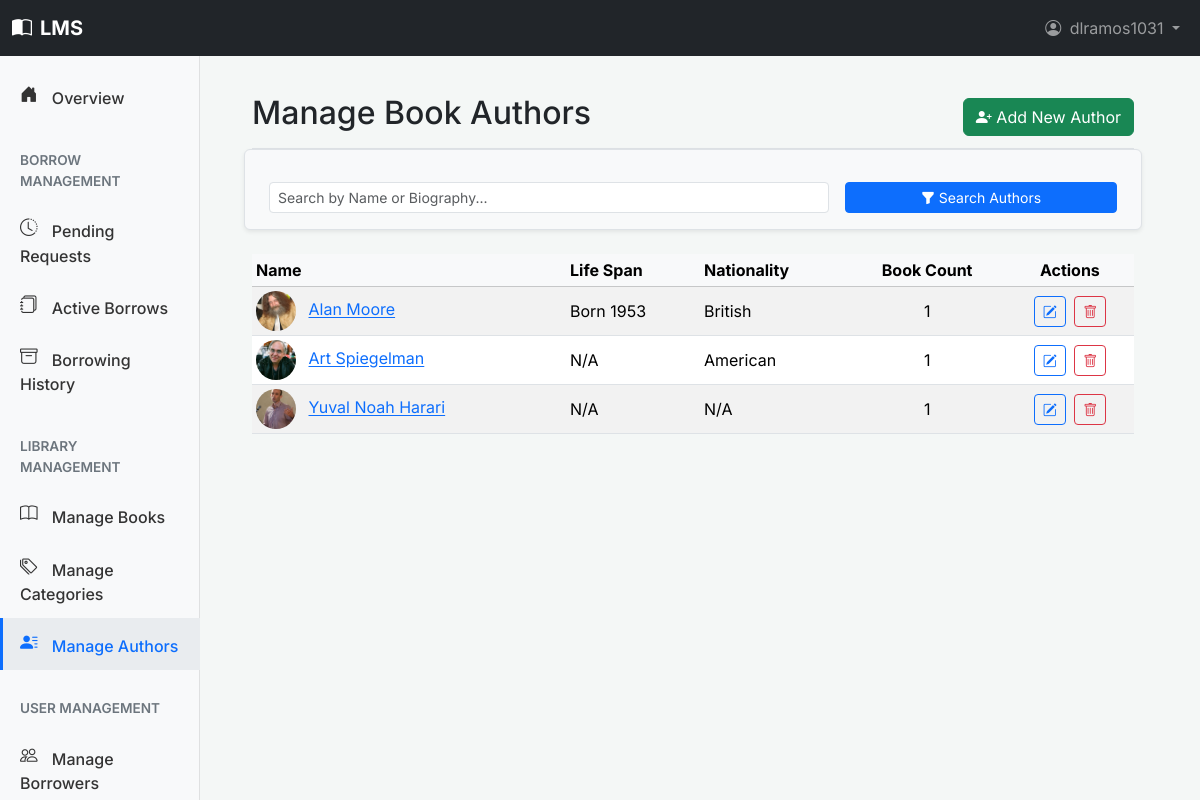
Page /dashboard/authors/ (signed in) on the committed database.
### users/models.py (models this page shows, shortened)
class CustomUser(AbstractUser):
    middle_initial = models.CharField(
        _('middle initial'),
        max_length=10,
        blank=True,
        null=True,
        help_text=_("User's middle initial (optional)")
    )
    suffix = models.CharField(
        _('suffix'),
        max_length=10,
        blank=True,
        null=True,
        help_text=_("e.g., Jr., Sr., III (optional)")
    )
    ROLE_CHOICES = (
        ('BORROWER', _('Borrower')),    # For students and other general library users
        ('LIBRARIAN', _('Librarian')),  # For library staff managing books and circulation
        ('ADMIN', _('Administrator')),  # For system administrators with full access
    )
    role = models.CharField(
        _('role'),
        max_length=20,
        choices=ROLE_CHOICES,
        default='BORROWER',
        help_text=_('The primary role of this user within the library system')
    )
    borrower_id_label = models.CharField(
        _('borrower ID label'),
        max_length=50,
        default="Library ID",
        help_text=_("Label for the borrower's unique identifier (e.g., Student ID, Library Card No.)")
    )
    borrower_id_value = models.CharField(
        _('borrower ID value'),
        max_length=50,
        unique=True,
        null=True,
        blank=True,
        help_text=_("The borrower's unique library identifier value (e.g., 'S12345', 'LC00789')")
    )
    physical_address = models.TextField(
        _('physical address'),
        blank=True,
        null=True,
        help_text=_("Borrower's physical mailing address (optional)")
    )
    birth_date = models.DateField(
        _('birth date'),
        null=True,
        blank=True,
        help_text=_("Borrower's date of birth (optional)")
    )
    phone_number = models.CharField(
        _('phone number'),
        max_length=20,
        blank=True,
        null=True,
        help_text=_("Borrower's contact phone number (optional)")
    )
    profile_picture = models.ImageField(
        _("Profile Picture"),
        upload_to='profile_pics/',
        blank=True,
        null=True,
        help_text=_("Upload a profile picture (optional).")
    )
    BORROWER_TYPE_CHOICES = (
        ('STUDENT', _('Student')),                  # Full-time students
        ('FACULTY', _('Faculty')),                  # Faculty members
        ('STAFF_MEMBER', _('Staff Member')),        # University staff (non-faculty) who are borrowers
        ('ALUMNI', _('Alumni')),                    # Former students who are still borrowers
        ('COMMUNITY', _('Community Member')),       # Other verified local borrowers
        ('OTHER', _('Other Verified Borrower')),    # Other verified borrowers (e.g., local residents, non-student/faculty)
    )
    borrower_type = models.CharField(
        _('borrower type'),
        max_length=30,
        choices=BORROWER_TYPE_CHOICES,
        null=True,
        blank=True,
        help_text=_('Category of the borrower, e.g., Student, Faculty (used if role is Borrower)')
    )
    groups = models.ManyToManyField(
        'auth.Group',
        verbose_name=_('groups'),
        blank=True,
        help_text=_(
            'The groups this user belongs to. A user will get all permissions '
            'granted to each of their groups.'
        ),
        related_name="customuser_groups",
        related_query_name="customuser",
    )
    user_permissions = models.ManyToManyField(
        'auth.Permission',
        verbose_name=_('user permissions'),
        blank=True,
        help_text=_('Specific permissions for this user.'),
        related_name="customuser_permissions",
        related_query_name="customuser",
    )
    class Meta:
        verbose_name = _('User')
        verbose_name_plural = _('Users')
        ordering = ['last_name', 'first_name']

### books/models.py (models this page shows, shortened)
class Author(models.Model):
    name = models.CharField(
        max_length=200,
        help_text=_("Enter the author's full name (e.g., J.R.R. Tolkien)")
    )
    biography = models.TextField(
        blank=True,
        null=True,
        help_text=_("A short biography of the author (optional)")
    )
    date_of_birth = models.DateField(
        _("Date of Birth"), # Changed to use verbose_name directly
        null=True,
        blank=True,
        help_text=_("Author's date of birth (optional)")
    )
    date_of_death = models.DateField(
        _("Date of Death"),
        null=True,
        blank=True,
        help_text=_("Author's date of death, if applicable (optional)")
    )
    nationality = models.CharField(
        _("Nationality"),
        max_length=100,
        blank=True,
        null=True,
        help_text=_("Author's nationality (e.g., British, American) (optional)")
    )
    alternate_names = models.CharField(
        _("Alternate Names"),
        max_length=500, # Increased length for potentially multiple names
        blank=True,
        null=True,
        help_text=_("Other names the author is known by, separated by commas (e.g., pen names, maiden names) (optional)")
    )
    author_website = models.URLField(
        _("Author Website"),
        blank=True,
        null=True,
        help_text=_("A link to the author's official website or a relevant resource page (optional)")
    )
    author_photo = models.ImageField(
        _("Author Photo"),
        upload_to='author_photos/',
        blank=True,
        null=True,
        help_text=_("A photo of the author (optional).")
    )
    class Meta:
        ordering = ['name']
        verbose_name = _('Author')
        verbose_name_plural = _('Authors')
    def get_life_span(self):
        if self.date_of_birth:
            birth_year = self.date_of_birth.year
            if self.date_of_death:
                death_year = self.date_of_death.year
                return f"{birth_year}–{death_year}"
            return f"Born {birth_year}"
        return "N/A"
    get_life_span.short_description = _('Life Span')

### books/views.py (the view)
# urls.py: path('dashboard/authors/', views.StaffAuthorListView.as_view(), name='dashboard_author_list'),
class StaffAuthorListView(StaffRequiredMixin, ListView):
    model = Author
    template_name = 'books/dashboard/book_management/author_list.html'
    context_object_name = 'authors'
    paginate_by = 20
    def get_queryset(self):
        queryset = super().get_queryset()
        search_term = self.request.GET.get('search', '').strip()
        if search_term:
            queryset = queryset.filter(
                Q(name__icontains=search_term) |
                Q(biography__icontains=search_term)
            ).distinct()
        return queryset.order_by('name')
    def get_context_data(self, **kwargs):
        context = super().get_context_data(**kwargs)
        context['page_title'] = _('Manage Authors')
        context['current_search'] = self.request.GET.get('search', '')
        query_params = self.request.GET.copy()
        query_params.pop('page', None)
        context['other_query_params'] = query_params.urlencode()
        return context

### books/templates/books/dashboard/book_management/author_list.html (shortened to what this page needs)
{% extends "dashboard/base.html" %}
{% load static %}
{% load bootstrap5 %}
{% block dashboard_page_title_main %}Manage Book Authors{% endblock %}
{% block dashboard_page_actions %}
    <a href="{% url 'books:dashboard_author_add' %}" class="btn btn-success">
        <i class="bi bi-person-plus-fill"></i> Add New Author
    </a>
{% endblock %}
{% block dashboard_content_main %}
    <form method="get" class="row g-3 align-items-center mb-4 p-3 bg-light border rounded shadow-sm">
        <div class="col-md-8">
            <input type="text" name="search" class="form-control form-control-sm" placeholder="Search by Name or Biography..." value="{{ current_search|default:'' }}">
        </div>
        <div class="col-md-4">
            <button class="btn btn-primary btn-sm w-100" type="submit"><i class="bi bi-funnel-fill"></i> Search Authors</button>
        </div>
    </form>
    <div class="table-responsive mt-3">
        <table class="table table-striped table-hover table-sm align-middle">
            <thead class="table-light">
                <tr>
                    <th>Name</th>
                    <th>Life Span</th>
                    <th>Nationality</th>
                    <th class="text-center">Book Count</th>
                    <th class="text-center">Actions</th>
                </tr>
            </thead>
            <tbody>
                {% for author_item in authors %}
                <tr>
                    <td>
                        {% if author_item.author_photo %}
                            <img src="{{ author_item.author_photo.url }}"
                                 class="me-2 rounded-circle"
                                 style="width: 40px; height: 40px; object-fit: cover;">
                        {% else %}
                            <span class="d-inline-block bg-light border rounded-circle me-2 align-middle"
                                  style="width: 40px; height: 40px; line-height: 40px; text-align: center;">
                                <i class="bi bi-person-fill text-muted fs-5"></i>
                            </span>
                        {% endif %}
                        <a href="{% url 'books:dashboard_author_detail' pk=author_item.pk %}">{{ author_item.name }}</a>
                    </td>
                    <td>{{ author_item.get_life_span }}</td>
                    <td>{{ author_item.nationality|default:"N/A" }}</td>
                    <td class="text-center">{{ author_item.books.count }}</td>
                    <td class="text-center">
                        <a href="{% url 'books:dashboard_author_edit' pk=author_item.pk %}" class="btn btn-sm btn-outline-primary me-1" title="Edit Author">
                            <i class="bi bi-pencil-square"></i>
                        </a>
                        <a href="{% url 'books:dashboard_author_delete_confirm' pk=author_item.pk %}" class="btn btn-sm btn-outline-danger" title="Delete Author">
                            <i class="bi bi-trash"></i>
                        </a>
                    </td>
                </tr>
                {% empty %}
                <tr>
                    <td colspan="4" class="text-center text-muted py-4">
                        No authors found. <a href="{% url 'books:dashboard_author_add' %}">Add the first one!</a>
                    </td>
                </tr>
                {% endfor %}
            </tbody>
        </table>
    </div>
{% endblock dashboard_content_main %}

### templates/base.html (shortened to what this page needs)
{% load bootstrap5 %}
{% load static %}
<!DOCTYPE html>
<html lang="en">
<head>
    <link rel="stylesheet" href="{% static 'css/inter_font.css' %}">
    <link rel="stylesheet" href="{% static 'vendor/bootstrap-icons/bootstrap-icons.css' %}">
    {% bootstrap_css %}
    <link rel="stylesheet" href="{% static 'css/auth_styles.css' %}">
</head>
<body class="{% block body_class %}{% endblock %}">
  <nav class="navbar navbar-expand-lg navbar-dark bg-dark fixed-top">
    <div class="container-fluid">
      <a class="navbar-brand fw-bold"
        href="{% if user.is_authenticated %}{% if user.role == 'LIBRARIAN' or user.role == 'ADMIN' or user.is_staff %}{% url 'books:dashboard_home' %}{% else %}{% url 'books:portal_catalog' %}{% endif %}{% else %}{% url 'users:login' %}{% endif %}">
        <i class="bi bi-book-half me-2"></i>LMS
      </a>
      <div class="collapse navbar-collapse" id="mainNavbarContent">
          {% block site_nav_items %}
              <ul class="navbar-nav ms-auto mb-2 mb-lg-0">
                  {% if user.is_authenticated %}
                      <li class="nav-item dropdown">
                          <a class="nav-link dropdown-toggle" href="#" id="userProfileDropdown" role="button" data-bs-toggle="dropdown" aria-expanded="false">
                              {% if user.profile_picture %}
                                  <img src="{{ user.profile_picture.url }}" alt="{{ user.username }}" class="rounded-circle me-1" style="width: 24px; height: 24px; object-fit: cover;">
                              {% else %}
                                  <i class="bi bi-person-circle me-1"></i>
                              {% endif %}
                              {{ user.first_name|default:user.username }}
                          </a>
                      </li>
                  {% endif %}
              </ul>
          {% endblock site_nav_items %}
      </div>
    </div>
  </nav>
  <main class="{% block main_container_class %}container{% endblock %}">
      {% block content_body %}{% endblock content_body %}
  </main>
</body>
</html>

### templates/base.html (style rules this page uses)
body { font-family: 'Inter', sans-serif; padding-top: 70px; }

### templates/dashboard/base.html (style rules this page uses)
body { background-color: #f4f7f6; }

### rows in the picture
CustomUser: first_name "dlramos1031"
Author: author_photo (picture), name "Alan Moore", get_life_span "Born 1953", nationality "British", books.count "1"
Author: author_photo (picture), name "Art Spiegelman", get_life_span "N/A", nationality "American", books.count "1"
Author: author_photo (picture), name "Yuval Noah Harari", get_life_span "N/A", nationality "N/A", books.count "1"
